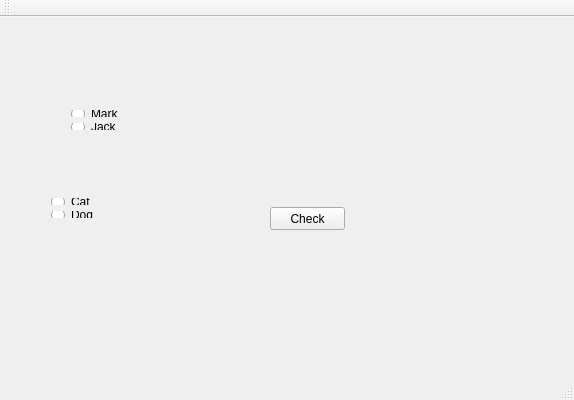
<?xml version="1.0" encoding="UTF-8"?>
<ui version="4.0">
 <class>MainWindow</class>
 <widget class="QMainWindow" name="MainWindow">
  <property name="geometry">
   <rect>
    <x>0</x>
    <y>0</y>
    <width>574</width>
    <height>400</height>
   </rect>
  </property>
  <property name="windowTitle">
   <string>MainWindow</string>
  </property>
  <widget class="QWidget" name="centralWidget">
   <widget class="QPushButton" name="pushButton">
    <property name="geometry">
     <rect>
      <x>270</x>
      <y>190</y>
      <width>75</width>
      <height>23</height>
     </rect>
    </property>
    <property name="text">
     <string>Check</string>
    </property>
   </widget>
   <widget class="QWidget" name="">
    <property name="geometry">
     <rect>
      <x>60</x>
      <y>82</y>
      <width>84</width>
      <height>42</height>
     </rect>
    </property>
    <layout class="QVBoxLayout" name="verticalLayout">
     <item>
      <widget class="QRadioButton" name="radioButton">
       <property name="text">
        <string>Mark</string>
       </property>
      </widget>
     </item>
     <item>
      <widget class="QRadioButton" name="radioButton_2">
       <property name="text">
        <string>Jack</string>
       </property>
      </widget>
     </item>
    </layout>
   </widget>
   <widget class="QWidget" name="">
    <property name="geometry">
     <rect>
      <x>40</x>
      <y>170</y>
      <width>84</width>
      <height>42</height>
     </rect>
    </property>
    <layout class="QVBoxLayout" name="verticalLayout_2">
     <item>
      <widget class="QRadioButton" name="radioButton_3">
       <property name="text">
        <string>Cat</string>
       </property>
      </widget>
     </item>
     <item>
      <widget class="QRadioButton" name="radioButton_4">
       <property name="text">
        <string>Dog</string>
       </property>
      </widget>
     </item>
    </layout>
   </widget>
  </widget>
  <widget class="QMenuBar" name="menuBar">
   <property name="geometry">
    <rect>
     <x>0</x>
     <y>0</y>
     <width>574</width>
     <height>21</height>
    </rect>
   </property>
  </widget>
  <widget class="QToolBar" name="mainToolBar">
   <attribute name="toolBarArea">
    <enum>TopToolBarArea</enum>
   </attribute>
   <attribute name="toolBarBreak">
    <bool>false</bool>
   </attribute>
  </widget>
  <widget class="QStatusBar" name="statusBar"/>
 </widget>
 <layoutdefault spacing="6" margin="11"/>
 <resources/>
 <connections/>
</ui>
